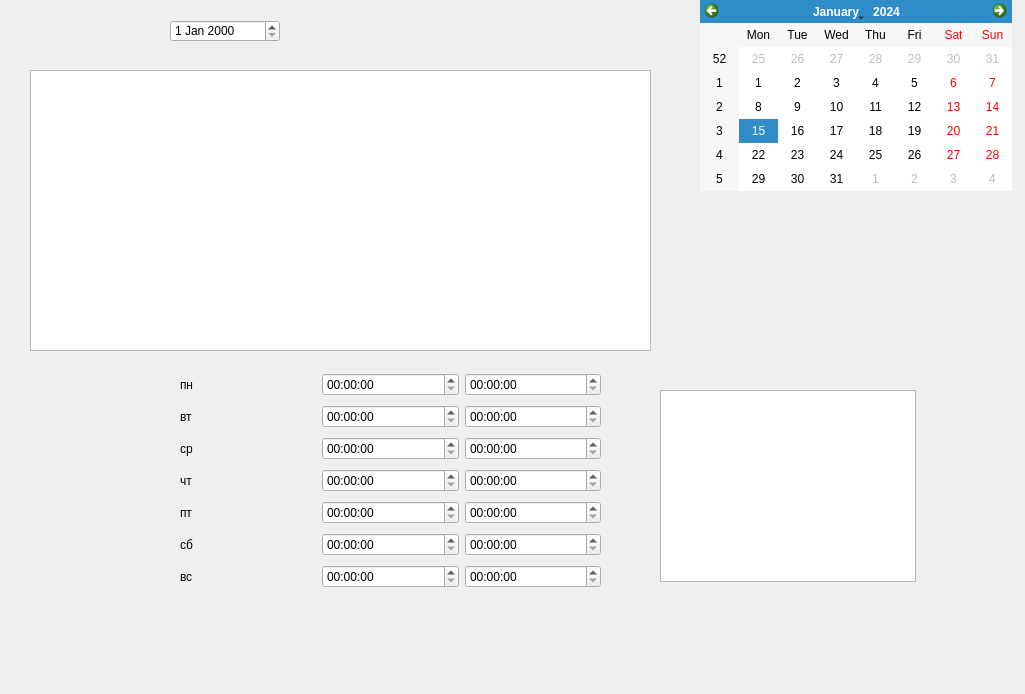
<?xml version="1.0" encoding="UTF-8"?>
<ui version="4.0">
 <class>Jurnal</class>
 <widget class="QWidget" name="Jurnal">
  <property name="geometry">
   <rect>
    <x>0</x>
    <y>0</y>
    <width>1025</width>
    <height>694</height>
   </rect>
  </property>
  <property name="windowTitle">
   <string>Form</string>
  </property>
  <widget class="QCalendarWidget" name="calendarWidget">
   <property name="geometry">
    <rect>
     <x>700</x>
     <y>0</y>
     <width>312</width>
     <height>191</height>
    </rect>
   </property>
  </widget>
  <widget class="QDateEdit" name="dateEdit">
   <property name="geometry">
    <rect>
     <x>170</x>
     <y>20</y>
     <width>110</width>
     <height>22</height>
    </rect>
   </property>
  </widget>
  <widget class="QTableView" name="tableView">
   <property name="geometry">
    <rect>
     <x>30</x>
     <y>70</y>
     <width>621</width>
     <height>281</height>
    </rect>
   </property>
  </widget>
  <widget class="QWidget" name="verticalLayoutWidget">
   <property name="geometry">
    <rect>
     <x>180</x>
     <y>370</y>
     <width>421</width>
     <height>223</height>
    </rect>
   </property>
   <layout class="QVBoxLayout" name="verticalLayout">
    <item>
     <layout class="QHBoxLayout" name="horizontalLayout">
      <item>
       <widget class="QLabel" name="label">
        <property name="text">
         <string>пн</string>
        </property>
       </widget>
      </item>
      <item>
       <widget class="QTimeEdit" name="timeEdit"/>
      </item>
      <item>
       <widget class="QTimeEdit" name="timeEdit_2"/>
      </item>
     </layout>
    </item>
    <item>
     <layout class="QHBoxLayout" name="horizontalLayout_2">
      <item>
       <widget class="QLabel" name="label_2">
        <property name="text">
         <string>вт</string>
        </property>
       </widget>
      </item>
      <item>
       <widget class="QTimeEdit" name="timeEdit_3"/>
      </item>
      <item>
       <widget class="QTimeEdit" name="timeEdit_4"/>
      </item>
     </layout>
    </item>
    <item>
     <layout class="QHBoxLayout" name="horizontalLayout_3">
      <item>
       <widget class="QLabel" name="label_3">
        <property name="text">
         <string>ср</string>
        </property>
       </widget>
      </item>
      <item>
       <widget class="QTimeEdit" name="timeEdit_5"/>
      </item>
      <item>
       <widget class="QTimeEdit" name="timeEdit_6"/>
      </item>
     </layout>
    </item>
    <item>
     <layout class="QHBoxLayout" name="horizontalLayout_4">
      <item>
       <widget class="QLabel" name="label_4">
        <property name="text">
         <string>чт</string>
        </property>
       </widget>
      </item>
      <item>
       <widget class="QTimeEdit" name="timeEdit_7"/>
      </item>
      <item>
       <widget class="QTimeEdit" name="timeEdit_8"/>
      </item>
     </layout>
    </item>
    <item>
     <layout class="QHBoxLayout" name="horizontalLayout_5">
      <item>
       <widget class="QLabel" name="label_5">
        <property name="text">
         <string>пт</string>
        </property>
       </widget>
      </item>
      <item>
       <widget class="QTimeEdit" name="timeEdit_9"/>
      </item>
      <item>
       <widget class="QTimeEdit" name="timeEdit_10"/>
      </item>
     </layout>
    </item>
    <item>
     <layout class="QHBoxLayout" name="horizontalLayout_6">
      <item>
       <widget class="QLabel" name="label_6">
        <property name="text">
         <string>сб</string>
        </property>
       </widget>
      </item>
      <item>
       <widget class="QTimeEdit" name="timeEdit_11"/>
      </item>
      <item>
       <widget class="QTimeEdit" name="timeEdit_12"/>
      </item>
     </layout>
    </item>
    <item>
     <layout class="QHBoxLayout" name="horizontalLayout_7">
      <item>
       <widget class="QLabel" name="label_7">
        <property name="text">
         <string>вс</string>
        </property>
       </widget>
      </item>
      <item>
       <widget class="QTimeEdit" name="timeEdit_13"/>
      </item>
      <item>
       <widget class="QTimeEdit" name="timeEdit_14"/>
      </item>
     </layout>
    </item>
   </layout>
  </widget>
  <widget class="QListView" name="listViewMasters">
   <property name="geometry">
    <rect>
     <x>660</x>
     <y>390</y>
     <width>256</width>
     <height>192</height>
    </rect>
   </property>
  </widget>
 </widget>
 <resources/>
 <connections/>
</ui>
